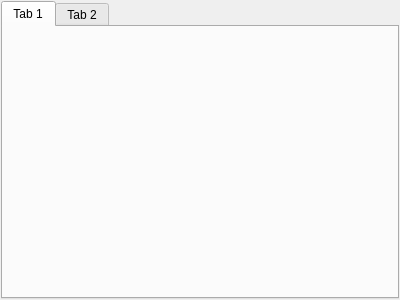
<?xml version="1.0" encoding="UTF-8"?>
<ui version="4.0">
 <class>ControlTabWidget</class>
 <widget class="QWidget" name="ControlTabWidget">
  <property name="geometry">
   <rect>
    <x>0</x>
    <y>0</y>
    <width>400</width>
    <height>300</height>
   </rect>
  </property>
  <property name="windowTitle">
   <string>Form</string>
  </property>
  <layout class="QHBoxLayout" name="horizontalLayout">
   <property name="spacing">
    <number>6</number>
   </property>
   <property name="leftMargin">
    <number>1</number>
   </property>
   <property name="topMargin">
    <number>1</number>
   </property>
   <property name="rightMargin">
    <number>1</number>
   </property>
   <property name="bottomMargin">
    <number>1</number>
   </property>
   <item>
    <widget class="QTabWidget" name="tabWidget">
     <property name="currentIndex">
      <number>0</number>
     </property>
     <widget class="QWidget" name="TEST">
      <attribute name="title">
       <string>Tab 1</string>
      </attribute>
     </widget>
     <widget class="QWidget" name="TEST_2">
      <attribute name="title">
       <string>Tab 2</string>
      </attribute>
     </widget>
    </widget>
   </item>
  </layout>
 </widget>
 <resources/>
 <connections/>
</ui>
